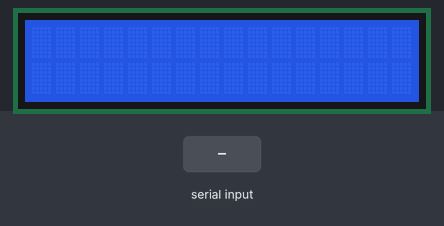
This sketch was run on a simulated Arduino Uno, built with avr-gcc and run on an emulated ATmega328P. Parts: 16×2 character LCD. Inputs (shaded band) come from the test bench.

Above: at 1.2 s.
1.3 s: "1\n" received over Serial
At 2.5 s:
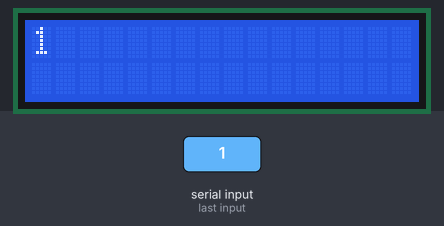
4.3 s: "0\n" received over Serial
At 5.5 s:
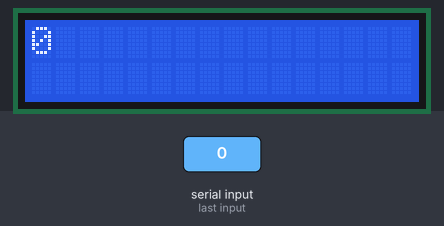
7.3 s: "2\n" received over Serial
At 8.5 s:
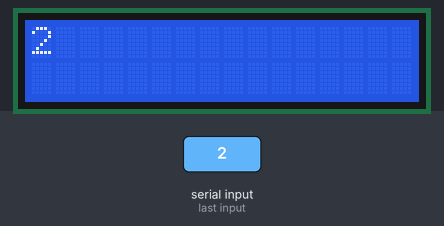
Timing chart, 0 to 10.3 s (numbered marks = the images above; inputs shaded):
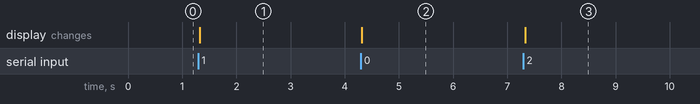

The sketch:

Serial-Communication.ino
```cpp
#include <LiquidCrystal.h>
String entry;
const int rs = 12, en = 11, d4 = 5, d5 = 4, d6 = 3, d7 = 2;
LiquidCrystal lcd(rs, en, d4, d5, d6, d7);
void setup()
{
    Serial.begin(9600);
    lcd.begin(16, 2);
}
void loop()
{
    if (Serial.available())
    {
        entry = Serial.readStringUntil('\n');
    }
    lcd.clear();
    lcd.println(entry);
}
```

Measured:
- after the input at 1.3 s, the display: changes at once (image 1)
- after the input at 4.3 s, the display: changes at once (image 2)
- after the input at 7.3 s, the display: changes at once (image 3)
